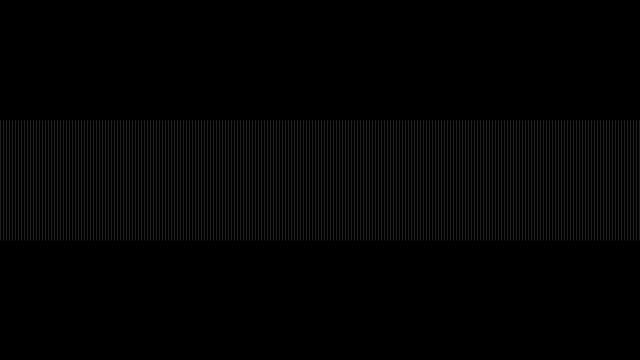
Frame 1 (no input)
Frame 60 (the mouse pressed at the canvas centre just before this capture): identical to frame 1, image omitted
Frame 120 (the mouse held since frame 60 and released just before this capture): identical to frame 1, image omitted

The Processing sketch that drew this single still picture (run headless with seeded random() and noise(); from frame 60 on, the mouse is pressed at the canvas centre):

// Processing sketch: processing_107701
// ── processing_107701.pde

void setup() {
  size(640, 360);
  strokeWeight(0);
  stroke(255);
  
}

void draw() {
  background(0);
  for(int contador=0; contador<=640; contador++){
    if(contador % 3 == 0){
      line(contador,120,contador,240);
    }
  }
}
